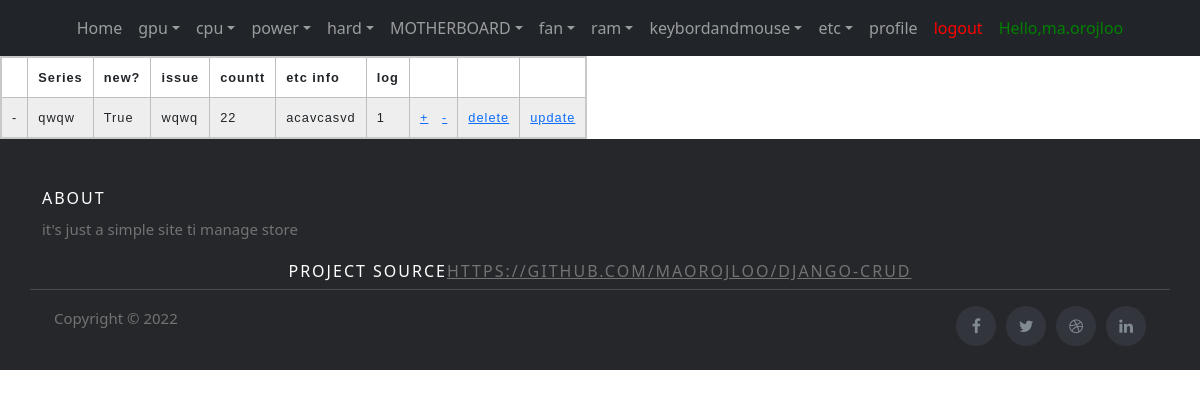
Before: /MOTHERBOARD/ (signed in) with the older database file.
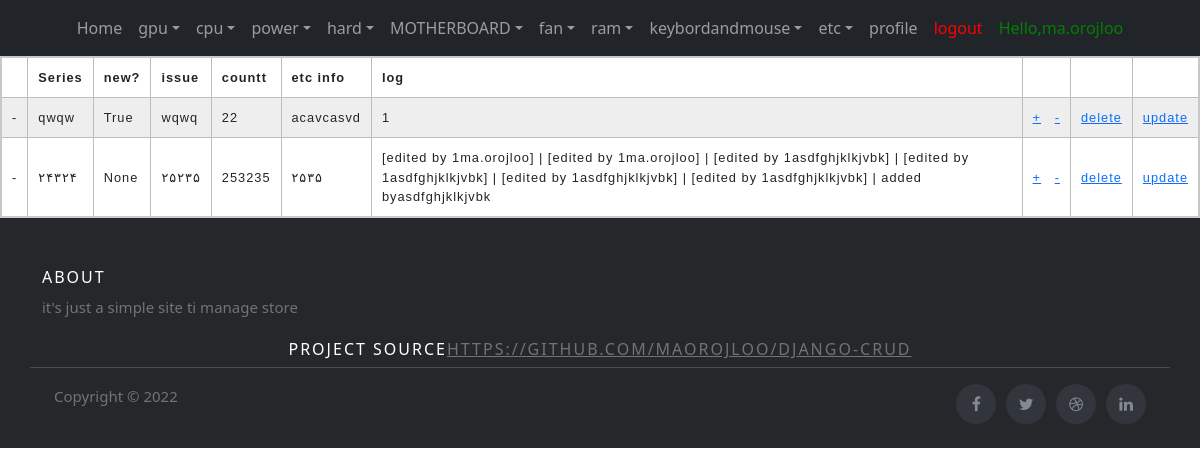
After: the same page with the newer database file.
### stuffs/models.py (models this page shows, shortened)
class MOTHERBOARD(models.Model):
    series = models.CharField(max_length=100)
    new = models.BooleanField(null=True, blank=True)#*
    issue = models.CharField(max_length=100, blank=True)#*
    countt=models.SmallIntegerField()#*
    etc = models.CharField(max_length=100,blank=True)#*
    log=models.CharField(max_length=300)

### stuffs/views.py (the view)
# urls.py: path('MOTHERBOARD/',MOTHERBOARD_list,name='MOTHERBOARD_list'),
@login_required(login_url='/login/') #redirect when user is not logged in
def MOTHERBOARD_list(request):
    cpus = MOTHERBOARD.objects.all()
    return render(request,'MOTHERBOARD.html',{'cpus':cpus})

### stuffs/templates/MOTHERBOARD.html (shortened to what this page needs)
{% extends 'base.html' %}
{%  load static %}
    {% block content %}
    <link rel="stylesheet"  href="{%  static  'stuffs/css/zebrastrepedtable.css'  %}">
        <table>
            <tr>
                <th></th>
                <th>Series</th>
                <th>new?</th>
                <th>issue</th>
                <th>countt</th>
                <th>etc info</th>
                <th>log</th>
                <th>  </th>
                <th>  </th>
                <th>  </th>
                </tr>
        {% for cpu in cpus  %}
        {% with table='MOTHERBOARD' %}
            <tr>
            <td>-</td>
            <td>{{cpu.series}}</td>
            <td>{{cpu.new}}</td>
            <td>{{cpu.issue}}</td>
            <td>{{cpu.countt}}</td>
            <td>{{cpu.etc}}</td>
            <td>{{cpu.log}}</td>
            <td><a href="{% url 'gpu_plusone' table cpu.id %}" >+</a>&nbsp;&nbsp;&nbsp;<a href="{% url 'gpu_minusone' table cpu.id %}" >-</a></td>
            <td><a href="{% url 'delete_gpu' table cpu.id %}">delete</a></td>
            <td><a href="{% url 'update_gpu' table cpu.id  %}">update</a></td>
            </tr>
        {% endwith %}
        {% endfor %}
        </table>
    {% endblock content %}

### stuffs/templates/base.html (shortened to what this page needs)
{% load static %}
<!DOCTYPE html>
<html>
    <link href="https://cdn.jsdelivr.net/npm/bootstrap@5.1.3/dist/css/bootstrap.min.css" rel="stylesheet">
    <link rel="stylesheet"  href="{%  static  'stuffs/css/headerandfooter.css'  %}">
<head>
</head>
<body>
	<link rel="stylesheet" href="https://stackpath.bootstrapcdn.com/font-awesome/4.7.0/css/font-awesome.min.css">
		<nav class="navbar navbar-expand-lg navbar-dark ftco_navbar bg-dark ftco-navbar-light" id="ftco-navbar">
	    <div class="container-fluid">
	      <div class="collapse navbar-collapse" id="ftco-nav">
	        <ul class="navbar-nav m-auto">
	        	<li class="nav-item active"><a href="#" class="nav-link">Home</a></li>
            <li class="nav-item dropdown">
              <a class="nav-link dropdown-toggle" href="{% url  'list_stuffs' %}" id="dropdown04" data-toggle="dropdown" aria-haspopup="true" aria-expanded="false">gpu</a>
            </li>
<li class="nav-item dropdown">
              <a class="nav-link dropdown-toggle" href="{% url  'cpu_list' %}" id="dropdown04" data-toggle="dropdown" aria-haspopup="true" aria-expanded="false">cpu</a>
            </li>
<li class="nav-item dropdown">
              <a class="nav-link dropdown-toggle" href="{% url  'power_list' %}" id="dropdown04" data-toggle="dropdown" aria-haspopup="true" aria-expanded="false">power</a>
            </li>
<li class="nav-item dropdown">
              <a class="nav-link dropdown-toggle" href="{% url  'hard_list' %}" id="dropdown04" data-toggle="dropdown" aria-haspopup="true" aria-expanded="false">hard</a>
            </li>
<li class="nav-item dropdown">
              <a class="nav-link dropdown-toggle" href="{% url  'MOTHERBOARD_list' %}" id="dropdown04" data-toggle="dropdown" aria-haspopup="true" aria-expanded="false">MOTHERBOARD</a>
            </li>
<li class="nav-item dropdown">
              <a class="nav-link dropdown-toggle" href="{% url  'fan_list' %}" id="dropdown04" data-toggle="dropdown" aria-haspopup="true" aria-expanded="false">fan</a>
            </li>
<li class="nav-item dropdown">
              <a class="nav-link dropdown-toggle" href="{% url  'ram_list' %}" id="dropdown04" data-toggle="dropdown" aria-haspopup="true" aria-expanded="false">ram</a>
            </li>
<li class="nav-item dropdown">
              <a class="nav-link dropdown-toggle" href="{% url  'keybordandmouse_list' %}" id="dropdown04" data-toggle="dropdown" aria-haspopup="true" aria-expanded="false">keybordandmouse</a>
            </li>
<li class="nav-item dropdown">
              <a class="nav-link dropdown-toggle" href="{% url  'etc_list' %}" id="dropdown04" data-toggle="dropdown" aria-haspopup="true" aria-expanded="false">etc</a>
            </li>
              {% if user.is_authenticated%}
              <li class="nav-item"><a href="/profile" class="nav-link">profile</a></li>
              <li class="nav-item"><a href="/logout" style="color: red;" class="nav-link">logout</a></li>
                {% else %}
                <li class="nav-item"><a href="/login" style="color: red;" class="nav-link">login</a></li>
                {% endif %}
            {% if user.is_authenticated%}
	          <li class="nav-item"><a href="" style="color: green;" class="nav-link">Hello,{{ user.username }}</a></li>
            {% endif %}
	        </ul>
	      </div>
	    </div>
	  </nav>
<div >
    <dev calss='container-s'>
    {% block content%}{%endblock%}
    </dev>
  </div>
<div  >
<footer class="site-footer">
    <div class="container">
      <div class="row">
        <div class="col-sm-12 col-md-6">
          <h6>About</h6>
          <p class="text-justify">it's just a simple site ti manage store</p>
        </div>
        <h6 align="center" >project source<a href="https://github.com/maorojloo/Django-CRUD" target="blank">https://github.com/maorojloo/Django-CRUD</a></h6><br/>
      <hr>
    </div>
    <div class="container">
      <div class="row">
        <div class="col-md-8 col-sm-6 col-xs-12">
          <p class="copyright-text">Copyright &copy; 2022
          </p>
        </div>
        <div class="col-md-4 col-sm-6 col-xs-12">
          <ul class="social-icons">
            <li><a class="facebook" href="#"><i class="fa fa-facebook"></i></a></li>
            <li><a class="twitter" href="#"><i class="fa fa-twitter"></i></a></li>
            <li><a class="dribbble" href="#"><i class="fa fa-dribbble"></i></a></li>
            <li><a class="linkedin" href="#"><i class="fa fa-linkedin"></i></a></li>
          </ul>
        </div>
      </div>
    </div>
  </div>
</footer>
</body>
</html>

### stuffs/static/stuffs/css/headerandfooter.css (style rules this page uses)
.site-footer { background-color:#26272b; padding:45px 0 20px; font-size:15px; line-height:24px; color:#737373; }
.site-footer hr { border-top-color:#bbb; opacity:0.5 }
.site-footer h6 { color:#fff; font-size:16px; text-transform:uppercase; margin-top:5px; letter-spacing:2px }
.site-footer a { color:#737373; }
.site-footer .social-icons { text-align:right }
.site-footer .social-icons a { width:40px; height:40px; line-height:40px; margin-left:6px; margin-right:0; border-radius:100%; background-color:#33353d }
.copyright-text { margin:0 }
.social-icons { padding-left:0; margin-bottom:0; list-style:none }
.social-icons li { display:inline-block; margin-bottom:4px }
.social-icons a { background-color:#eceeef; color:#818a91; font-size:16px; display:inline-block; line-height:44px; width:44px; height:44px; text-align:center; margin-right:8px; border-radius:100%; -webkit-transition:all .2s linear; -o-transition:all .2s linear; transition:all .2s linear }

### stuffs/static/stuffs/css/zebrastrepedtable.css (style rules this page uses)
td, th { border: 1px solid rgb(190, 190, 190); padding: 10px; }
tr:nth-child(even) { background-color: #eee; }
table { border-collapse: collapse; border: 2px solid rgb(200, 200, 200); letter-spacing: 1px; font-family: sans-serif; font-size: .8rem; }

Changed rows visible on the page:
added MOTHERBOARD: series "۲۴۳۲۴", new "None", issue "۲۵۲۳۵", countt "253235", etc "۲۵۳۵", log "[edited by 1ma.orojloo] | [edited by 1ma.orojloo] | [edited by 1asdfghjklkjvbk] | [edited by 1asdfghjklkjvbk] | [edited by 1asdfghjklkjvbk] | [edited by 1asdfghjklkjvbk] | added byasdfghjklkjvbk"
